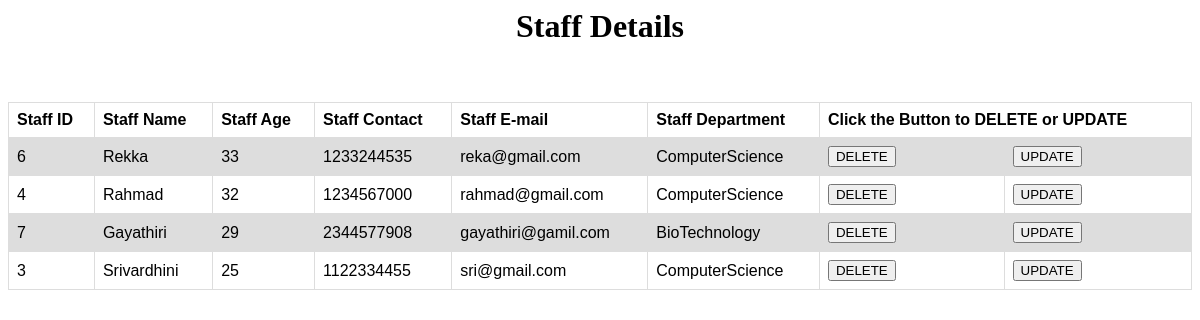
Screenshot of /details/ with the database file from the repository.
### Staff/models.py (models this page shows)
class STAFF_PERSONAL(models.Model):
    staff_name=models.CharField(max_length=30)
    staff_age=models.IntegerField()
    staff_contact=models.CharField(max_length=10)
    staff_email=models.EmailField(max_length=30)
    staff_department=models.CharField(choices=Departments,max_length=30)
    class Meta:
        ordering=('-staff_age',)

### Staff/views.py (the view)
# urls.py: path('details/',StaffDetails),
def StaffDetails(request):
    details=STAFF_PERSONAL.objects.all()
    return render(request,'Staff/details.html',{'details':details})

### templates/Staff/details.html (shortened to what this page needs)
<html>
    {% load static%}
    <head>
    </head>
    <body>
        <h1 style="text-align: center;">Staff Details</h1><br><br>
        <table>
            <tr>
                <th>Staff ID</th>
                <th>Staff Name</th>
                <th>Staff Age</th>
                <th>Staff Contact</th>
                <th>Staff E-mail</th>
                <th>Staff Department</th>
                <th colspan="2">Click the Button to DELETE or UPDATE</th>
            </tr>
            {% for stf in details %}
            <tr>
                <td>{{stf.id}}</td>
                <td>{{stf.staff_name}}</td>
                <td>{{stf.staff_age}}</td>
                <td>{{stf.staff_contact}}</td>
                <td>{{stf.staff_email}}</td>
                <td>{{stf.staff_department}}</td>
                <td><a href='/delete/{{stf.id}}' ><button type="button">DELETE</button></a></td>
                <td><a href='/update/{{stf.id}}' ><button type="button">UPDATE</button></a></td>
            </tr>
            {% endfor %}
        </table><br><br>
    </body>
</html>

### templates/Staff/details.html (style rules this page uses)
table { font-family: arial, sans-serif; border-collapse: collapse; width: 100%; }
td, th { border: 1px solid #dddddd; text-align: left; padding: 8px; }
tr:nth-child(even) { background-color: #dddddd; }

### rows the page displays
STAFF_PERSONAL: id "6", staff_name "Rekka", staff_age "33", staff_contact "1233244535", staff_email "reka@gmail.com", staff_department "ComputerScience"
STAFF_PERSONAL: id "4", staff_name "Rahmad", staff_age "32", staff_contact "1234567000", staff_email "rahmad@gmail.com", staff_department "ComputerScience"
STAFF_PERSONAL: id "7", staff_name "Gayathiri", staff_age "29", staff_contact "2344577908", staff_email "gayathiri@gamil.com", staff_department "BioTechnology"
STAFF_PERSONAL: id "3", staff_name "Srivardhini", staff_age "25", staff_contact "1122334455", staff_email "sri@gmail.com", staff_department "ComputerScience"
